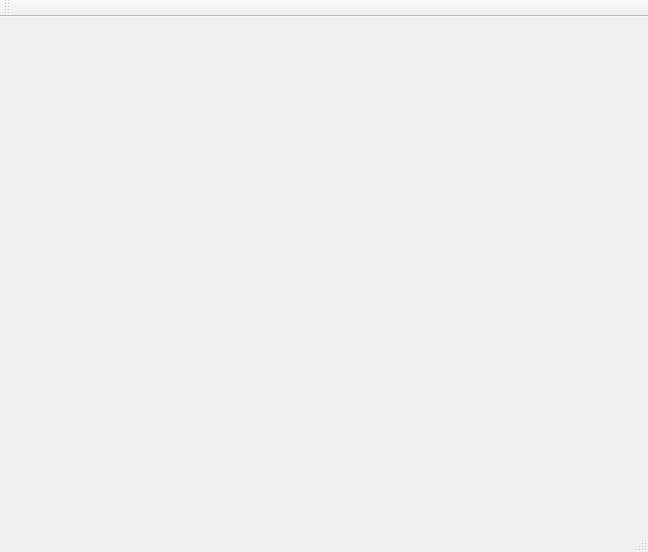
<?xml version="1.0" encoding="UTF-8"?>
<ui version="4.0">
 <class>TreeItem</class>
 <widget class="QMainWindow" name="TreeItem">
  <property name="geometry">
   <rect>
    <x>0</x>
    <y>0</y>
    <width>648</width>
    <height>552</height>
   </rect>
  </property>
  <property name="windowTitle">
   <string>TreeItem</string>
  </property>
  <widget class="QWidget" name="centralWidget"/>
  <widget class="QMenuBar" name="menuBar">
   <property name="geometry">
    <rect>
     <x>0</x>
     <y>0</y>
     <width>648</width>
     <height>26</height>
    </rect>
   </property>
  </widget>
  <widget class="QToolBar" name="mainToolBar">
   <attribute name="toolBarArea">
    <enum>TopToolBarArea</enum>
   </attribute>
   <attribute name="toolBarBreak">
    <bool>false</bool>
   </attribute>
  </widget>
  <widget class="QStatusBar" name="statusBar"/>
 </widget>
 <layoutdefault spacing="6" margin="11"/>
 <resources/>
 <connections/>
</ui>
